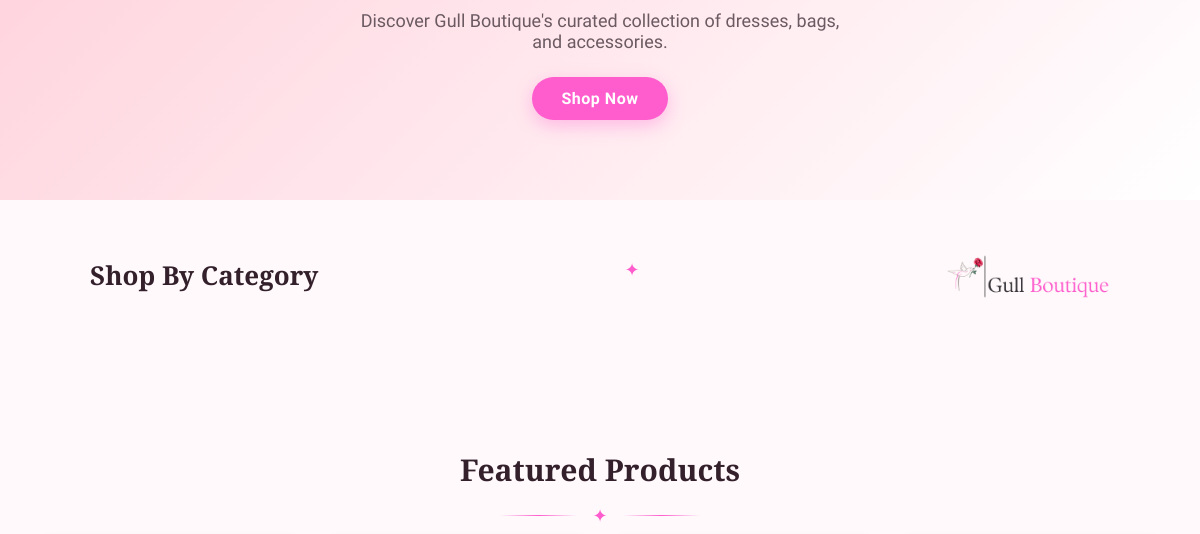
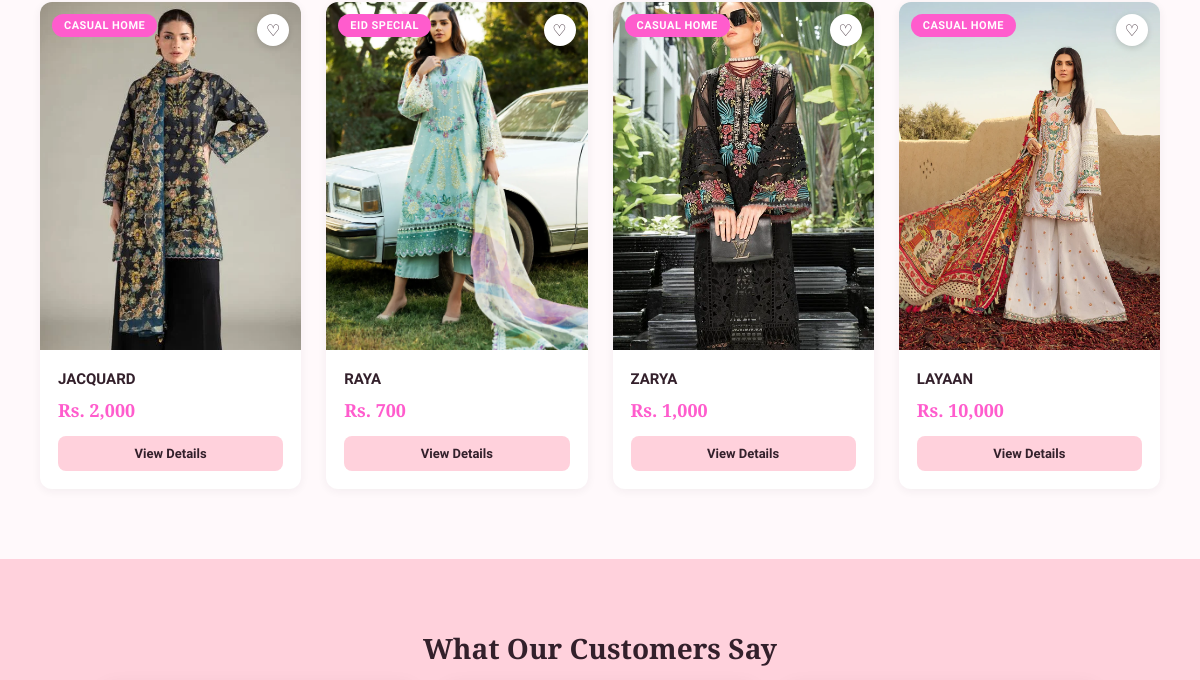
The app's page / (middle part), older data (2 pictures, top to bottom).
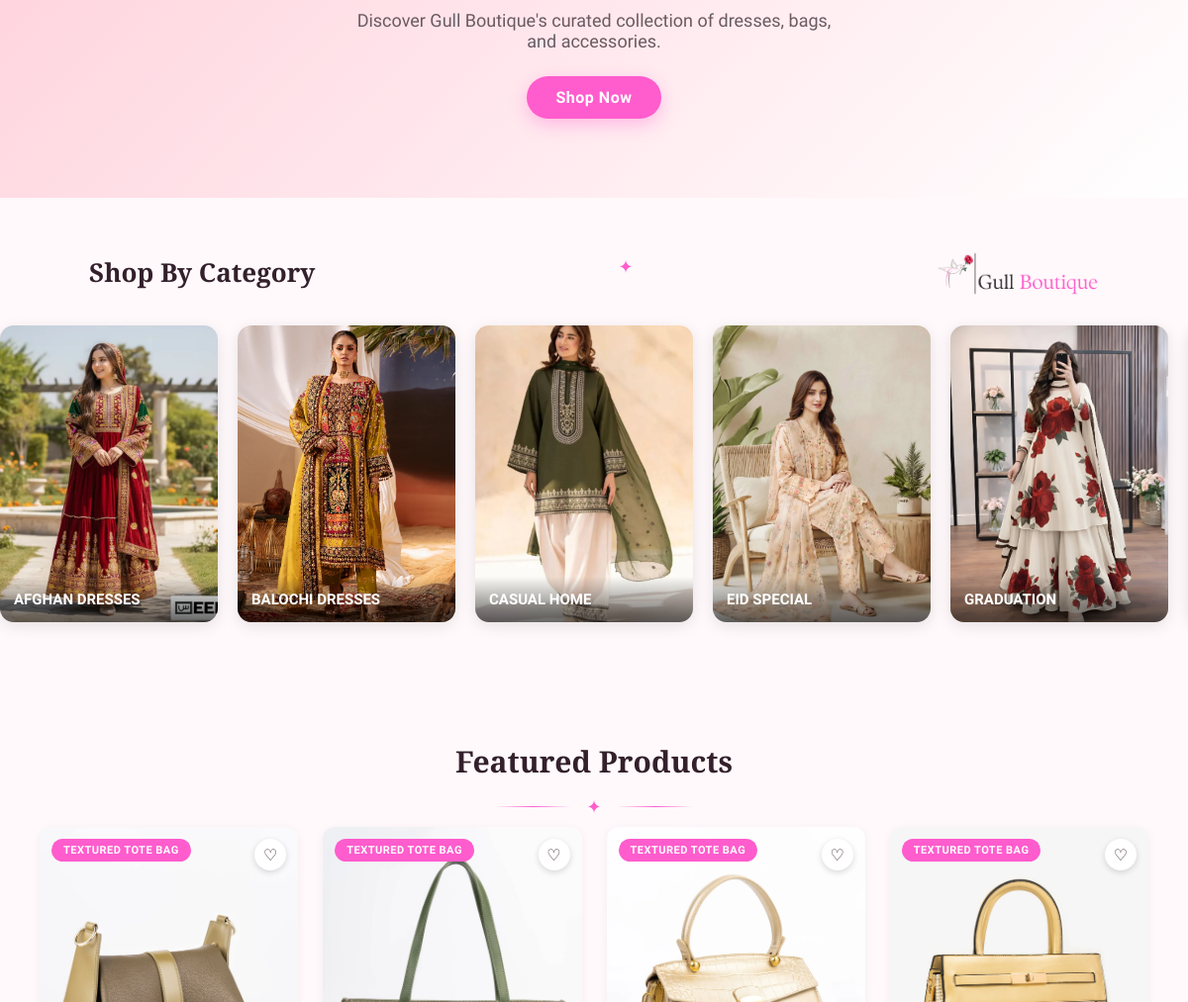
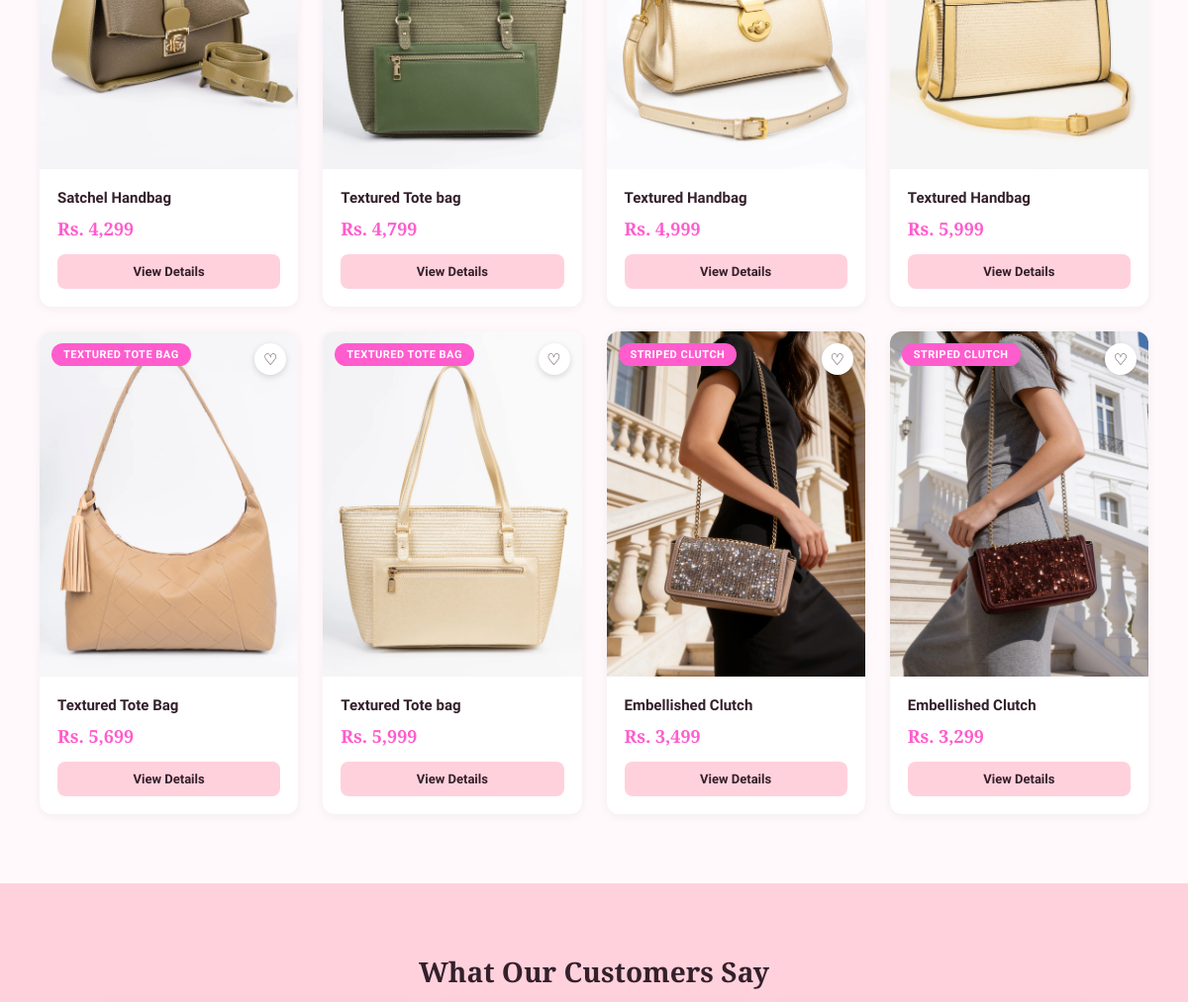
The same page, newer data (2 pictures, top to bottom).
### tables this page shows
CREATE TABLE `products` (
  `id` int(11) NOT NULL,
  `category_id` int(11) NOT NULL,
  `name` varchar(150) NOT NULL,
  `description` text DEFAULT NULL,
  `price` decimal(10,2) NOT NULL,
  `stock` int(11) DEFAULT 0,
  `image` varchar(255) DEFAULT NULL,
  `created_at` timestamp NOT NULL DEFAULT current_timestamp()
);

CREATE TABLE `categories` (
  `id` int(11) NOT NULL,
  `name` varchar(100) NOT NULL,
  `created_at` timestamp NOT NULL DEFAULT current_timestamp(),
  `image` varchar(255) DEFAULT NULL
);

### index.php (the view, shortened to what this page needs)
<?php
include 'includes/db.php';
include 'includes/header.php';
?>
<section class="hero">
    <p>Discover Gull Boutique's curated collection of dresses, bags, and accessories.</p>
    <a href="/gull_boutique/products.php" class="btn-primary">Shop Now</a>
</section>
<section class="category-scroll-section">
    <div class="category-scroll-header">
        <h2>Shop By Category</h2>
        <div class="section-divider"><span>✦</span></div>
        <img src="/gull_boutique/images/logo.png" alt="Gull Boutique" class="category-scroll-logo">
    </div>
    <div class="category-scroll-track">
        <?php
        $catImgQuery = $conn->query("SELECT * FROM categories WHERE image IS NOT NULL ORDER BY name");
        $catList = [];
        while ($c = $catImgQuery->fetch_assoc()) {
            $catList[] = $c;
        }
        $loopList = array_merge($catList, $catList);
        foreach ($loopList as $cat) {
            echo '<a href="/gull_boutique/products.php?category=' . $cat['id'] . '" class="category-scroll-card">';
            echo '<img src="/gull_boutique/images/' . htmlspecialchars($cat['image']) . '" alt="' . htmlspecialchars($cat['name']) . '">';
            echo '<span>' . htmlspecialchars($cat['name']) . '</span>';
            echo '</a>';
        }
        ?>
    </div>
</section>
<section class="featured">
    <h2>Featured Products</h2>
    <div class="section-divider"><span>✦</span></div>
    <div class="product-grid">
        <?php
        $result = $conn->query("SELECT products.*, categories.name AS category_name FROM products LEFT JOIN categories ON products.category_id = categories.id ORDER BY products.created_at DESC LIMIT 8");
        if ($result && $result->num_rows > 0) {
            while ($row = $result->fetch_assoc()) {
                echo '<div class="product-card">';
                echo '<a href="/gull_boutique/product_detail.php?id=' . $row['id'] . '" class="product-img-wrap">';
                echo '<span class="card-badge">' . htmlspecialchars($row['category_name'] ?? 'New') . '</span>';
                echo '<button class="wishlist-heart" data-id="' . $row['id'] . '">♡</button>';
                echo '<img src="/gull_boutique/images/' . htmlspecialchars($row['image']) . '" alt="' . htmlspecialchars($row['name']) . '">';
                echo '</a>';
                echo '<div class="product-info">';
                echo '<h3><a href="/gull_boutique/product_detail.php?id=' . $row['id'] . '">' . htmlspecialchars($row['name']) . '</a></h3>';
                echo '<p class="price">Rs. ' . number_format($row['price']) . '</p>';
                echo '<a href="/gull_boutique/product_detail.php?id=' . $row['id'] . '" class="btn-view">View Details</a>';
                echo '</div></div>';
            }
        } else {
            echo '<p>No products yet — add some from the admin panel!</p>';
        }
        ?>
    </div>
</section>
<section class="testimonials-section">
    <h2>What Our Customers Say</h2>
</section>
<?php include 'includes/footer.php'; ?>

### includes/header.php (shortened to what this page needs)
<!DOCTYPE html>
<html lang="en">
<head>
<link rel="stylesheet" href="/gull_boutique/css/style.css">
</head>
<body>

### includes/footer.php (shortened to what this page needs)
</body>
</html>

Row changes from the older to the newer data that the page shows:
removed products: category.name "CASUAL HOME", image (picture), name "JACQUARD", price "2,000"
removed products: category.name "EID SPECIAL", image (picture), name "RAYA", price "700"
removed products: category.name "CASUAL HOME", image (picture), name "ZARYA", price "1,000"
removed products: category.name "CASUAL HOME", image (picture), name "LAYAAN", price "10,000"
now on this page (row edited): categories: image (picture), name "AFGHAN DRESSES"
added categories: image (picture), name "BALOCHI DRESSES"
now on this page (row edited): categories: image (picture), name "CASUAL HOME"
now on this page (row edited): categories: image (picture), name "EID SPECIAL"
now on this page (row edited): categories: image (picture), name "GRADUATION"
added products: category.name "TEXTURED TOTE BAG", image (picture), name "Satchel Handbag", price "4,299"
added products: category.name "TEXTURED TOTE BAG", image (picture), name "Textured Tote bag", price "4,799"
added products: category.name "TEXTURED TOTE BAG", image (picture), name "Textured Handbag", price "4,999"
added products: category.name "TEXTURED TOTE BAG", image (picture), name "Textured Handbag", price "5,999"
added products: category.name "TEXTURED TOTE BAG", image (picture), name "Textured Tote Bag", price "5,699"
added products: category.name "TEXTURED TOTE BAG", image (picture), name "Textured Tote bag", price "5,999"
added products: category.name "STRIPED CLUTCH", image (picture), name "Embellished Clutch", price "3,499"
added products: category.name "STRIPED CLUTCH", image (picture), name "Embellished Clutch", price "3,299"
